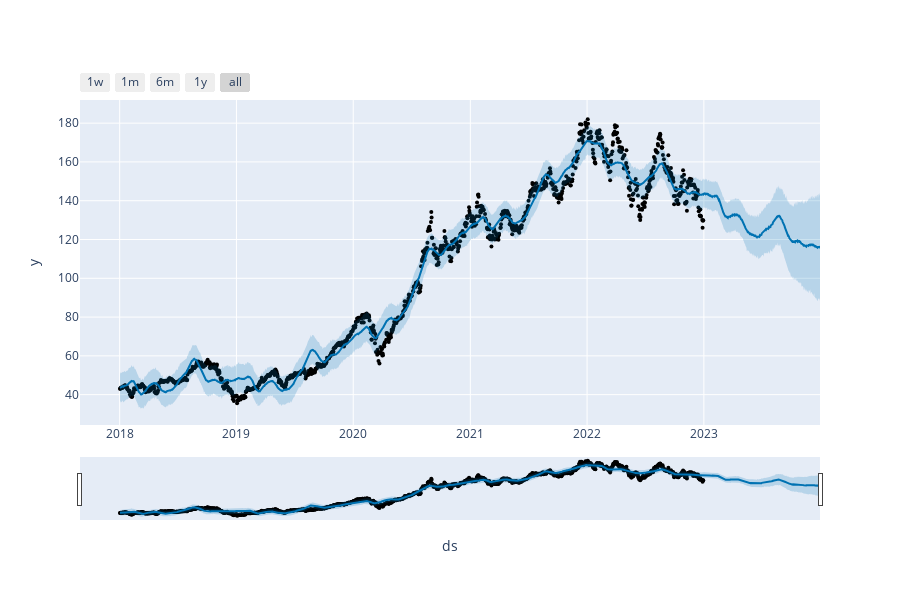

This figure's notebook cell:
### Code cell
from prophet.plot import plot_plotly
plot_plotly(p, data_forecast)

### Figure 1 — Plotly figure (JSON) as saved in the notebook; plotly's stock layout.template omitted (floating-point values rounded to 4 significant figures; data arrays with more than 128 entries replaced by an {"elided": "..."} marker saying what was removed)
{"data": [{"marker": {"color": "black", "size": 4}, "mode": "markers", "name": "Actual", "type": "scatter", "x": {"elided": "1259 str values"}, "y": {"elided": "1259 float values"}}, {"hoverinfo": "skip", "line": {"width": 0}, "mode": "lines", "type": "scatter", "x": {"elided": "1624 str values"}, "y": {"elided": "1624 float values"}}, {"fill": "tonexty", "fillcolor": "rgba(0, 114, 178, 0.2)", "line": {"color": "#0072B2", "width": 2}, "mode": "lines", "name": "Predicted", "type": "scatter", "x": {"elided": "1624 str values"}, "y": {"elided": "1624 float values"}}, {"fill": "tonexty", "fillcolor": "rgba(0, 114, 178, 0.2)", "hoverinfo": "skip", "line": {"width": 0}, "mode": "lines", "type": "scatter", "x": {"elided": "1624 str values"}, "y": {"elided": "1624 float values"}}], "layout": {"height": 600, "showlegend": false, "width": 900, "xaxis": {"autorange": true, "range": ["2017-08-29 23:18:51.4286", "2023-12-30"], "rangeselector": {"buttons": [{"count": 7, "label": "1w", "step": "day", "stepmode": "backward"}, {"count": 1, "label": "1m", "step": "month", "stepmode": "backward"}, {"count": 6, "label": "6m", "step": "month", "stepmode": "backward"}, {"count": 1, "label": "1y", "step": "year", "stepmode": "backward"}, {"step": "all"}]}, "rangeslider": {"autorange": true, "range": ["2017-08-29 23:18:51.4286", "2023-12-30"], "visible": true, "yaxis": {"_template": null, "rangemode": "match"}}, "title": {"text": "ds"}, "type": "date"}, "yaxis": {"autorange": true, "range": [24.35, 191.9], "title": {"text": "y"}, "type": "linear"}}}
